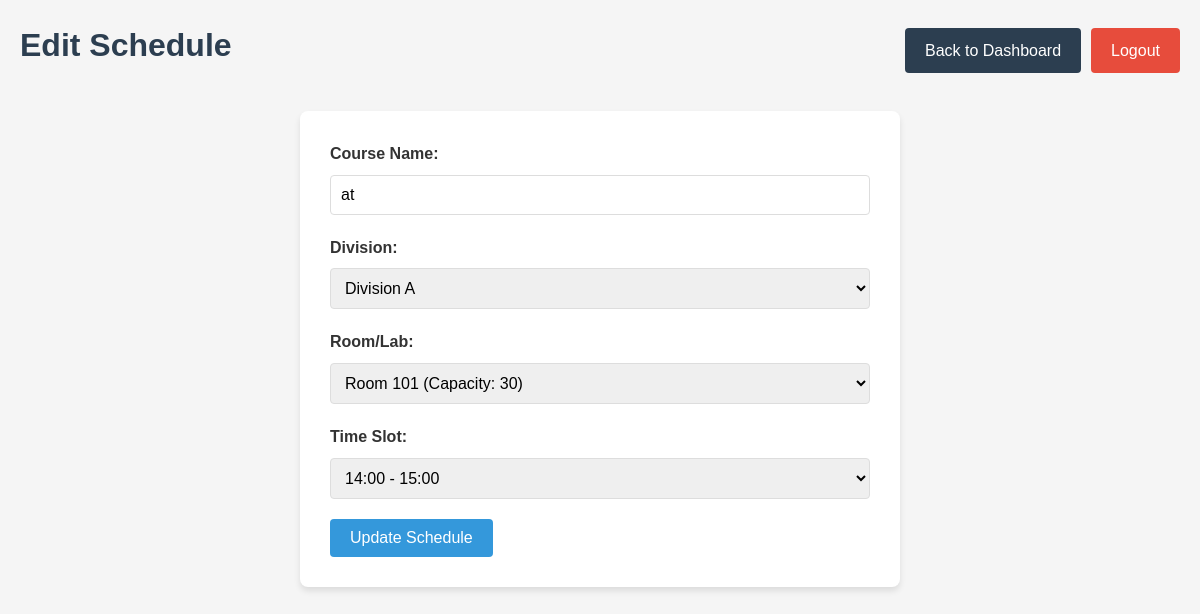
Page /faculty/edit_schedule/4 (signed in) on the committed database.
### models.py (models this page shows, shortened)
class Course(db.Model):
    id = db.Column(db.Integer, primary_key=True)
    name = db.Column(db.String(100), nullable=False)
    faculty_id = db.Column(db.Integer, db.ForeignKey('faculty.id'), nullable=False)
    division_id = db.Column(db.Integer, db.ForeignKey('division.id'), nullable=False)
    room_id = db.Column(db.Integer, db.ForeignKey('room.id'), nullable=False)
    time_slot_id = db.Column(db.Integer, db.ForeignKey('time_slot.id'), nullable=False)
    created_at = db.Column(db.DateTime, default=datetime.utcnow)

class Division(db.Model):
    id = db.Column(db.Integer, primary_key=True)
    name = db.Column(db.String(20), unique=True, nullable=False)
    courses = db.relationship('Course', backref='division', lazy='dynamic')

class Room(db.Model):
    id = db.Column(db.Integer, primary_key=True)
    name = db.Column(db.String(20), unique=True, nullable=False)
    capacity = db.Column(db.Integer, default=30)
    is_lab = db.Column(db.Boolean, default=False)
    courses = db.relationship('Course', backref='room', lazy='dynamic')

class TimeSlot(db.Model):
    id = db.Column(db.Integer, primary_key=True)
    day = db.Column(db.String(10), nullable=False)
    start_time = db.Column(db.Time, nullable=False)
    end_time = db.Column(db.Time, nullable=False)
    courses = db.relationship('Course', backref='time_slot', lazy='dynamic')

### app.py (the view, shortened to what this page needs)
@app.route('/faculty/edit_schedule/<int:course_id>', methods=['GET', 'POST'])
@login_required
def edit_schedule(course_id):
    course = Course.query.get_or_404(course_id)
    if course.faculty_id != current_user.id:
        flash('You are not authorized to edit this course.', 'danger')
        return redirect(url_for('faculty_dashboard'))
    divisions = Division.query.all()
    rooms = Room.query.all()
    time_slots = TimeSlot.query.all()
    return render_template('edit_schedule.html', course=course, divisions=divisions, rooms=rooms, time_slots=time_slots)

### app.py (called while the page is built)
@login_manager.user_loader
def load_user(user_id):
    return Faculty.query.get(int(user_id))

### templates/edit_schedule.html (shortened to what this page needs)
<!DOCTYPE html>
<html lang="en">
<head>
    <link rel="stylesheet" href="{{ url_for('static', filename='style.css') }}">
</head>
<body>
    <div class="container">
        <header class="dashboard-header">
            <h1>Edit Schedule</h1>
            <div class="navigation">
                <a href="{{ url_for('faculty_dashboard') }}" class="btn btn-secondary">Back to Dashboard</a>
                <a href="{{ url_for('logout') }}" class="btn btn-danger">Logout</a>
            </div>
        </header>
        <div class="form-container">
            <form action="{{ url_for('edit_schedule', course_id=course.id) }}" method="post">
                <div class="form-group">
                    <label for="course_name">Course Name:</label>
                    <input type="text" id="course_name" name="course_name" value="{{ course.name }}" required>
                </div>
                <div class="form-group">
                    <label for="division_id">Division:</label>
                    <select id="division_id" name="division_id" required>
                        {% for division in divisions %}
                            <option value="{{ division.id }}" {% if division.id == course.division_id %}selected{% endif %}>{{ division.name }}</option>
                        {% endfor %}
                    </select>
                </div>
                <div class="form-group">
                    <label for="room_id">Room/Lab:</label>
                    <select id="room_id" name="room_id" required>
                        <optgroup label="Classrooms">
                            {% for room in rooms if not room.is_lab %}
                                <option value="{{ room.id }}" {% if room.id == course.room_id %}selected{% endif %}>{{ room.name }} (Capacity: {{ room.capacity }})</option>
                            {% endfor %}
                        </optgroup>
                    </select>
                </div>
                <div class="form-group">
                    <label for="time_slot_id">Time Slot:</label>
                    <select id="time_slot_id" name="time_slot_id" required>
                        {% set days = ['Monday', 'Tuesday', 'Wednesday', 'Thursday', 'Friday'] %}
                        {% for day in days %}
                            <optgroup label="{{ day }}">
                                {% for slot in time_slots if slot.day == day %}
                                    <option value="{{ slot.id }}" {% if slot.id == course.time_slot_id %}selected{% endif %}>{{ slot.start_time.strftime('%H:%M') }} - {{ slot.end_time.strftime('%H:%M') }}</option>
                                {% endfor %}
                            </optgroup>
                        {% endfor %}
                    </select>
                </div>
                <button type="submit" class="btn btn-primary">Update Schedule</button>
            </form>
        </div>
    </div>
</body>
</html>

### static/style.css (style rules this page uses)
:root { --primary-color: #3498db; --secondary-color: #2c3e50; --success-color: #2ecc71; --danger-color: #e74c3c; --warning-color: #f39c12; --info-color: #1abc9c; --light-color: #ecf0f1; --dark-color: #34495e; }
* { margin: 0; padding: 0; box-sizing: border-box; }
body { font-family: 'Arial', sans-serif; line-height: 1.6; background-color: #f5f5f5; color: #333; }
.container { max-width: 1200px; margin: 0 auto; padding: 20px; }
header { text-align: center; margin-bottom: 30px; }
header h1 { color: var(--secondary-color); margin-bottom: 10px; }
.form-group { margin-bottom: 20px; }
.form-group label { display: block; margin-bottom: 8px; font-weight: bold; }
.form-group input, .form-group select { width: 100%; padding: 10px; border: 1px solid #ddd; border-radius: 4px; font-size: 16px; }
.form-container { max-width: 600px; margin: 0 auto; background-color: white; padding: 30px; border-radius: 8px; box-shadow: 0 4px 6px rgba(0, 0, 0, 0.1); }
.btn { display: inline-block; padding: 10px 20px; border: none; border-radius: 4px; font-size: 16px; cursor: pointer; text-decoration: none; transition: background-color 0.3s; }
.btn-primary { background-color: var(--primary-color); color: white; }
.btn-secondary { background-color: var(--secondary-color); color: white; }
.btn-danger { background-color: var(--danger-color); color: white; }
.dashboard-header { display: flex; justify-content: space-between; align-items: center; margin-bottom: 30px; }
.navigation { display: flex; gap: 10px; }

### rows in the picture
Course: course_name "at", division_id "Division A", room_id "Room 101 (Capacity: 30)", time_slot_id "14:00 - 15:00"
